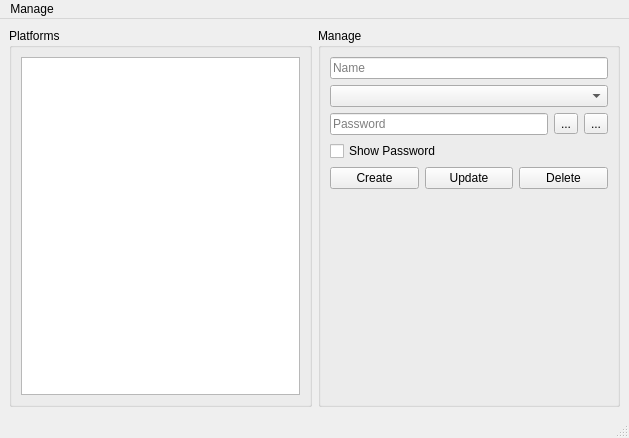
<?xml version="1.0" encoding="UTF-8"?>
<ui version="4.0">
 <class>MainWindow</class>
 <widget class="QMainWindow" name="MainWindow">
  <property name="geometry">
   <rect>
    <x>0</x>
    <y>0</y>
    <width>629</width>
    <height>438</height>
   </rect>
  </property>
  <property name="windowTitle">
   <string>Password Manager</string>
  </property>
  <property name="windowIcon">
   <iconset resource="../res/res.qrc">
    <normaloff>:/icons/xpwm.png</normaloff>:/icons/xpwm.png</iconset>
  </property>
  <widget class="QWidget" name="centralwidget">
   <layout class="QGridLayout" name="gridLayout_3">
    <item row="0" column="0">
     <widget class="QGroupBox" name="groupBox_2">
      <property name="title">
       <string>Platforms</string>
      </property>
      <layout class="QGridLayout" name="gridLayout_2">
       <item row="0" column="0">
        <widget class="QListWidget" name="platformsLW"/>
       </item>
      </layout>
     </widget>
    </item>
    <item row="0" column="1">
     <widget class="QGroupBox" name="groupBox">
      <property name="title">
       <string>Manage</string>
      </property>
      <layout class="QGridLayout" name="gridLayout">
       <item row="1" column="0">
        <spacer name="verticalSpacer">
         <property name="orientation">
          <enum>Qt::Vertical</enum>
         </property>
         <property name="sizeHint" stdset="0">
          <size>
           <width>20</width>
           <height>168</height>
          </size>
         </property>
        </spacer>
       </item>
       <item row="0" column="0">
        <layout class="QVBoxLayout" name="verticalLayout_2">
         <item>
          <widget class="QLineEdit" name="nameLE">
           <property name="placeholderText">
            <string>Name</string>
           </property>
          </widget>
         </item>
         <item>
          <widget class="QComboBox" name="platformCombo">
           <property name="placeholderText">
            <string>Select Platform</string>
           </property>
          </widget>
         </item>
         <item>
          <layout class="QVBoxLayout" name="verticalLayout">
           <item>
            <layout class="QHBoxLayout" name="horizontalLayout">
             <item>
              <widget class="QLineEdit" name="passwordLE">
               <property name="echoMode">
                <enum>QLineEdit::Password</enum>
               </property>
               <property name="placeholderText">
                <string>Password</string>
               </property>
              </widget>
             </item>
             <item>
              <widget class="QToolButton" name="copyTB">
               <property name="toolTip">
                <string>Copy entered password</string>
               </property>
               <property name="text">
                <string>...</string>
               </property>
               <property name="icon">
                <iconset resource="../assets/icons.qrc">
                 <normaloff>:/icons/copy.svg</normaloff>:/icons/copy.svg</iconset>
               </property>
              </widget>
             </item>
             <item>
              <widget class="QToolButton" name="generateTB">
               <property name="toolTip">
                <string>Generate new password</string>
               </property>
               <property name="text">
                <string>...</string>
               </property>
               <property name="icon">
                <iconset resource="../assets/icons.qrc">
                 <normaloff>:/icons/generate.svg</normaloff>:/icons/generate.svg</iconset>
               </property>
              </widget>
             </item>
            </layout>
           </item>
           <item>
            <widget class="QCheckBox" name="showPasswordCB">
             <property name="text">
              <string>Show Password</string>
             </property>
            </widget>
           </item>
           <item>
            <layout class="QHBoxLayout" name="horizontalLayout_2">
             <item>
              <widget class="QPushButton" name="createPB">
               <property name="text">
                <string>Create</string>
               </property>
              </widget>
             </item>
             <item>
              <widget class="QPushButton" name="updatePB">
               <property name="text">
                <string>Update</string>
               </property>
              </widget>
             </item>
             <item>
              <widget class="QPushButton" name="deletePB">
               <property name="text">
                <string>Delete</string>
               </property>
              </widget>
             </item>
            </layout>
           </item>
          </layout>
         </item>
        </layout>
       </item>
      </layout>
     </widget>
    </item>
   </layout>
  </widget>
  <widget class="QMenuBar" name="menubar">
   <property name="geometry">
    <rect>
     <x>0</x>
     <y>0</y>
     <width>629</width>
     <height>22</height>
    </rect>
   </property>
   <widget class="QMenu" name="menuManage">
    <property name="title">
     <string>Manage</string>
    </property>
    <addaction name="actionChange_Master_Password"/>
    <addaction name="actionChange_Name"/>
    <addaction name="separator"/>
    <addaction name="actionDelete"/>
   </widget>
   <addaction name="menuManage"/>
  </widget>
  <widget class="QStatusBar" name="statusbar"/>
  <action name="actionChange_Master_Password">
   <property name="text">
    <string>Change Master Password</string>
   </property>
  </action>
  <action name="actionChange_Name">
   <property name="text">
    <string>Change Name</string>
   </property>
  </action>
  <action name="actionDelete">
   <property name="text">
    <string>Delete</string>
   </property>
  </action>
 </widget>
 <resources>
  <include location="../assets/icons.qrc"/>
  <include location="../res/res.qrc"/>
 </resources>
 <connections/>
</ui>
